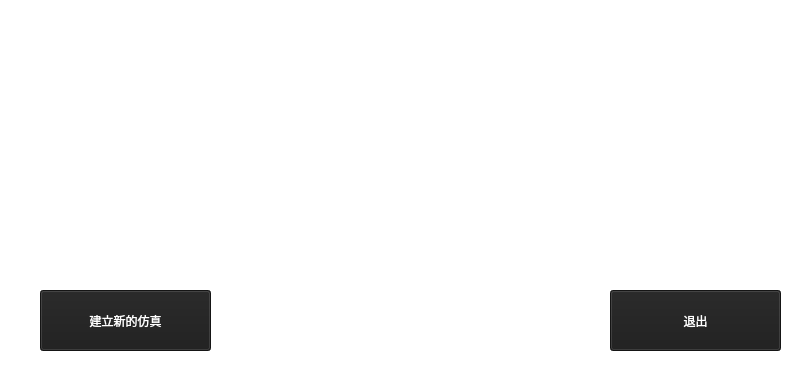
<?xml version="1.0" encoding="UTF-8"?>
<ui version="4.0">
 <class>VSS</class>
 <widget class="QMainWindow" name="VSS">
  <property name="geometry">
   <rect>
    <x>0</x>
    <y>0</y>
    <width>800</width>
    <height>390</height>
   </rect>
  </property>
  <property name="sizePolicy">
   <sizepolicy hsizetype="Minimum" vsizetype="Minimum">
    <horstretch>0</horstretch>
    <verstretch>0</verstretch>
   </sizepolicy>
  </property>
  <property name="minimumSize">
   <size>
    <width>800</width>
    <height>390</height>
   </size>
  </property>
  <property name="windowTitle">
   <string>VSS  Version 1.0</string>
  </property>
  <property name="whatsThis">
   <string>&lt;html&gt;&lt;head/&gt;&lt;body&gt;&lt;p&gt;&lt;img src=&quot;:/GUI_Image/background/earth.jpg&quot;/&gt;&lt;/p&gt;&lt;/body&gt;&lt;/html&gt;</string>
  </property>
  <property name="autoFillBackground">
   <bool>false</bool>
  </property>
  <property name="styleSheet">
   <string notr="true">background-color: rgb(255, 255, 255);
background-image: url(:/GUI_Image/background/wall-ocisly.png);



</string>
  </property>
  <widget class="QWidget" name="centralwidget">
   <widget class="QPushButton" name="pushButton">
    <property name="geometry">
     <rect>
      <x>40</x>
      <y>290</y>
      <width>171</width>
      <height>61</height>
     </rect>
    </property>
    <property name="styleSheet">
     <string notr="true">border-color: rgb(255, 255, 246);
background-color: rgb(29, 29, 29);
color: rgb(255, 255, 255);
selection-background-color: rgb(255, 255, 255);</string>
    </property>
    <property name="text">
     <string>建立新的仿真</string>
    </property>
   </widget>
   <widget class="QPushButton" name="pushButton_2">
    <property name="geometry">
     <rect>
      <x>610</x>
      <y>290</y>
      <width>171</width>
      <height>61</height>
     </rect>
    </property>
    <property name="styleSheet">
     <string notr="true">border-color: rgb(255, 255, 246);
background-color: rgb(29, 29, 29);
color: rgb(255, 255, 255);
selection-background-color: rgb(255, 255, 255);</string>
    </property>
    <property name="text">
     <string>退出</string>
    </property>
   </widget>
  </widget>
  <widget class="QStatusBar" name="statusbar">
   <property name="enabled">
    <bool>true</bool>
   </property>
   <property name="maximumSize">
    <size>
     <width>0</width>
     <height>0</height>
    </size>
   </property>
   <property name="autoFillBackground">
    <bool>false</bool>
   </property>
   <property name="styleSheet">
    <string notr="true">background-color: rgb(0, 0, 0);</string>
   </property>
  </widget>
  <action name="actionadf">
   <property name="text">
    <string>Build New Satellite Object</string>
   </property>
  </action>
  <action name="action">
   <property name="icon">
    <iconset>
     <normalon>:/GUI_Image/background/earth.jpg</normalon>
    </iconset>
   </property>
   <property name="text">
    <string>打开</string>
   </property>
   <property name="toolTip">
    <string>打开文件</string>
   </property>
  </action>
 </widget>
 <resources>
  <include location="backgraound.qrc"/>
 </resources>
 <connections>
  <connection>
   <sender>pushButton_2</sender>
   <signal>clicked()</signal>
   <receiver>VSS</receiver>
   <slot>close()</slot>
   <hints>
    <hint type="sourcelabel">
     <x>726</x>
     <y>324</y>
    </hint>
    <hint type="destinationlabel">
     <x>682</x>
     <y>241</y>
    </hint>
   </hints>
  </connection>
 </connections>
</ui>
